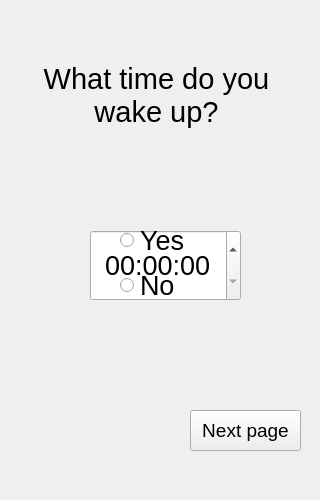
<?xml version="1.0" encoding="UTF-8"?>
<ui version="4.0">
 <class>gatheringInf</class>
 <widget class="QWidget" name="gatheringInf">
  <property name="geometry">
   <rect>
    <x>0</x>
    <y>0</y>
    <width>320</width>
    <height>500</height>
   </rect>
  </property>
  <property name="windowTitle">
   <string>Form</string>
  </property>
  <widget class="QLabel" name="lb_question">
   <property name="geometry">
    <rect>
     <x>30</x>
     <y>20</y>
     <width>253</width>
     <height>151</height>
    </rect>
   </property>
   <property name="font">
    <font>
     <pointsize>22</pointsize>
    </font>
   </property>
   <property name="text">
    <string>What time do you 
wake up?</string>
   </property>
   <property name="alignment">
    <set>Qt::AlignCenter</set>
   </property>
  </widget>
  <widget class="QTimeEdit" name="time">
   <property name="geometry">
    <rect>
     <x>90</x>
     <y>230</y>
     <width>151</width>
     <height>71</height>
    </rect>
   </property>
   <property name="font">
    <font>
     <pointsize>20</pointsize>
    </font>
   </property>
   <property name="alignment">
    <set>Qt::AlignCenter</set>
   </property>
  </widget>
  <widget class="QPushButton" name="pb_next">
   <property name="geometry">
    <rect>
     <x>190</x>
     <y>410</y>
     <width>111</width>
     <height>41</height>
    </rect>
   </property>
   <property name="font">
    <font>
     <pointsize>14</pointsize>
    </font>
   </property>
   <property name="text">
    <string>Next page</string>
   </property>
  </widget>
  <widget class="QWidget" name="layoutWidget">
   <property name="geometry">
    <rect>
     <x>120</x>
     <y>220</y>
     <width>101</width>
     <height>86</height>
    </rect>
   </property>
   <layout class="QVBoxLayout" name="verticalLayout">
    <item>
     <widget class="QRadioButton" name="rb_yes">
      <property name="font">
       <font>
        <pointsize>20</pointsize>
       </font>
      </property>
      <property name="text">
       <string>Yes</string>
      </property>
     </widget>
    </item>
    <item>
     <widget class="QRadioButton" name="rb_no">
      <property name="font">
       <font>
        <pointsize>20</pointsize>
       </font>
      </property>
      <property name="text">
       <string>No</string>
      </property>
     </widget>
    </item>
   </layout>
  </widget>
 </widget>
 <tabstops>
  <tabstop>time</tabstop>
  <tabstop>pb_next</tabstop>
 </tabstops>
 <resources/>
 <connections/>
</ui>
